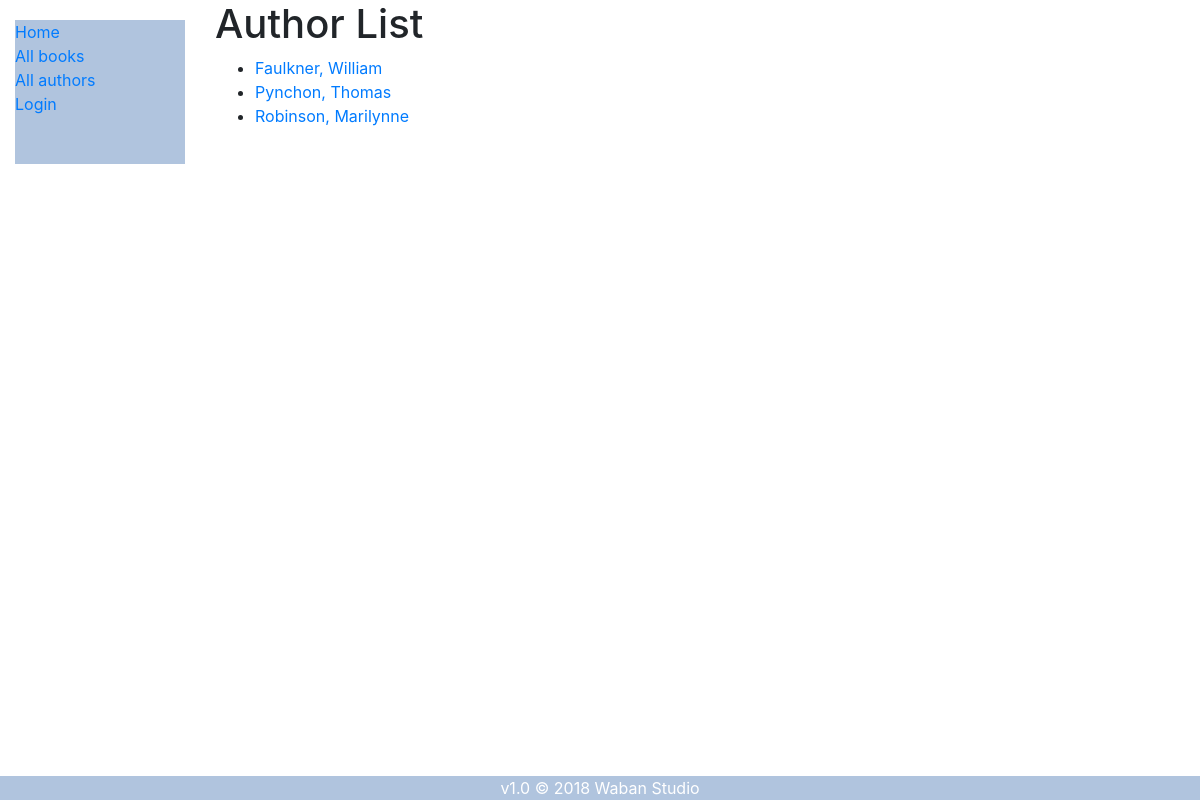
The app's page /catalog/authors/, older data.
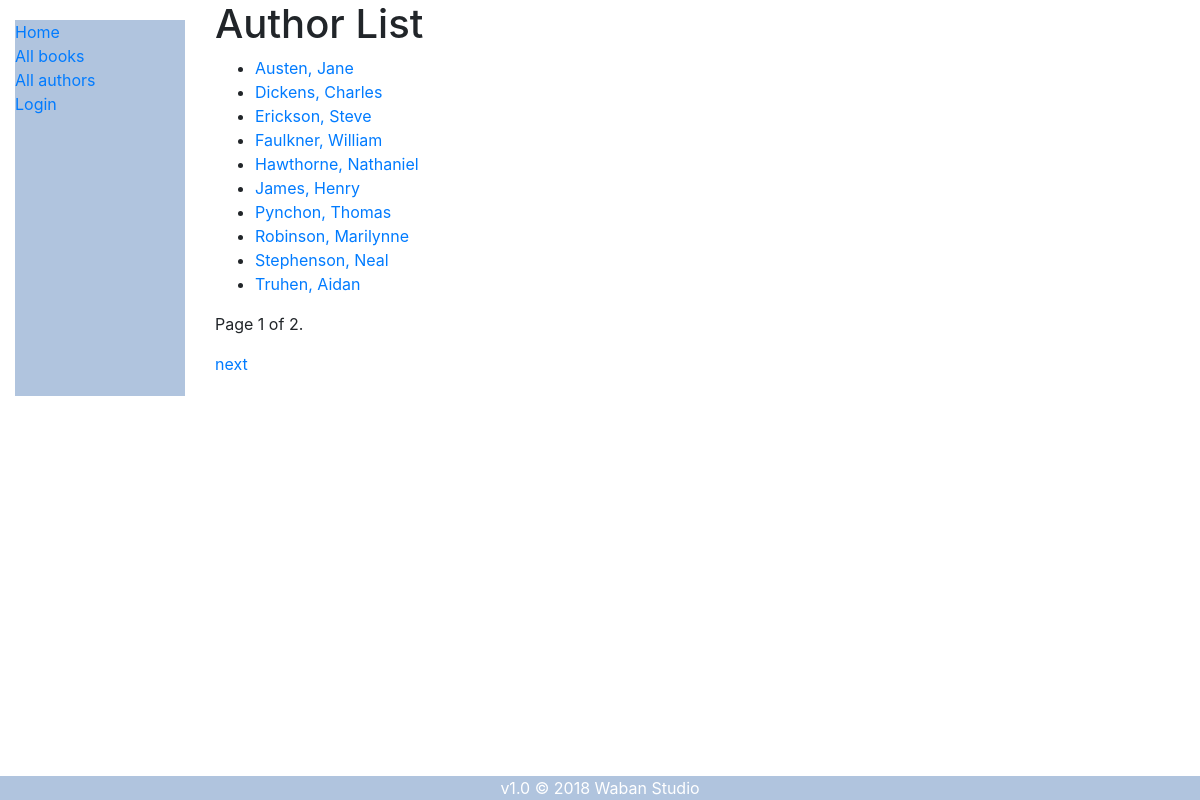
The same page, newer data.
### catalog/models.py (models this page shows, shortened)
class Author(models.Model):
    first_name = models.CharField(max_length=100)
    last_name = models.CharField(max_length=100)
    date_of_birth = models.DateField('born', null=True, blank=True)
    date_of_death = models.DateField('died', null=True, blank=True)
    class Meta:
        ordering = ['last_name', 'first_name']
        permissions = (("can_delete_author", "Can delete Author records"),
                        ("can_create_author", "Can create Author records")
        )
    def get_absolute_url(self):
        return reverse('author-detail', args=[str(self.id)])

### catalog/views.py (the view)
# urls.py: path('authors/', views.AuthorListView.as_view(), name='authors'),
class AuthorListView(generic.ListView):
    model = Author
    paginate_by = 10

### catalog/templates/catalog/author_list.html (shortened to what this page needs)
{% extends "base_generic.html" %}
{% block content %}
  <h1>Author List</h1>
  {% if author_list %}
  <ul>
    {% for author in author_list %}
      <li>
        <a href="{{ author.get_absolute_url }}">{{ author.last_name }}, {{author.first_name}}</a>
      </li>
    {% endfor %}
  </ul>
  {% else %}
    <p>There are no authors in the library.</p>
  {% endif %}
{% endblock %}

Row changes from the older to the newer data that the page shows:
added Author: last_name "Austen", first_name "Jane"
added Author: last_name "Dickens", first_name "Charles"
added Author: last_name "Erickson", first_name "Steve"
added Author: last_name "Hawthorne", first_name "Nathaniel"
added Author: last_name "James", first_name "Henry"
added Author: last_name "Stephenson", first_name "Neal"
added Author: last_name "Truhen", first_name "Aidan"
Text that changed along with them:
{{ page_obj.number }}: (not shown) → "1"
{{ page_obj.paginator.num_pages }}: (not shown) → "2"
text now shown: "Page of . next"
